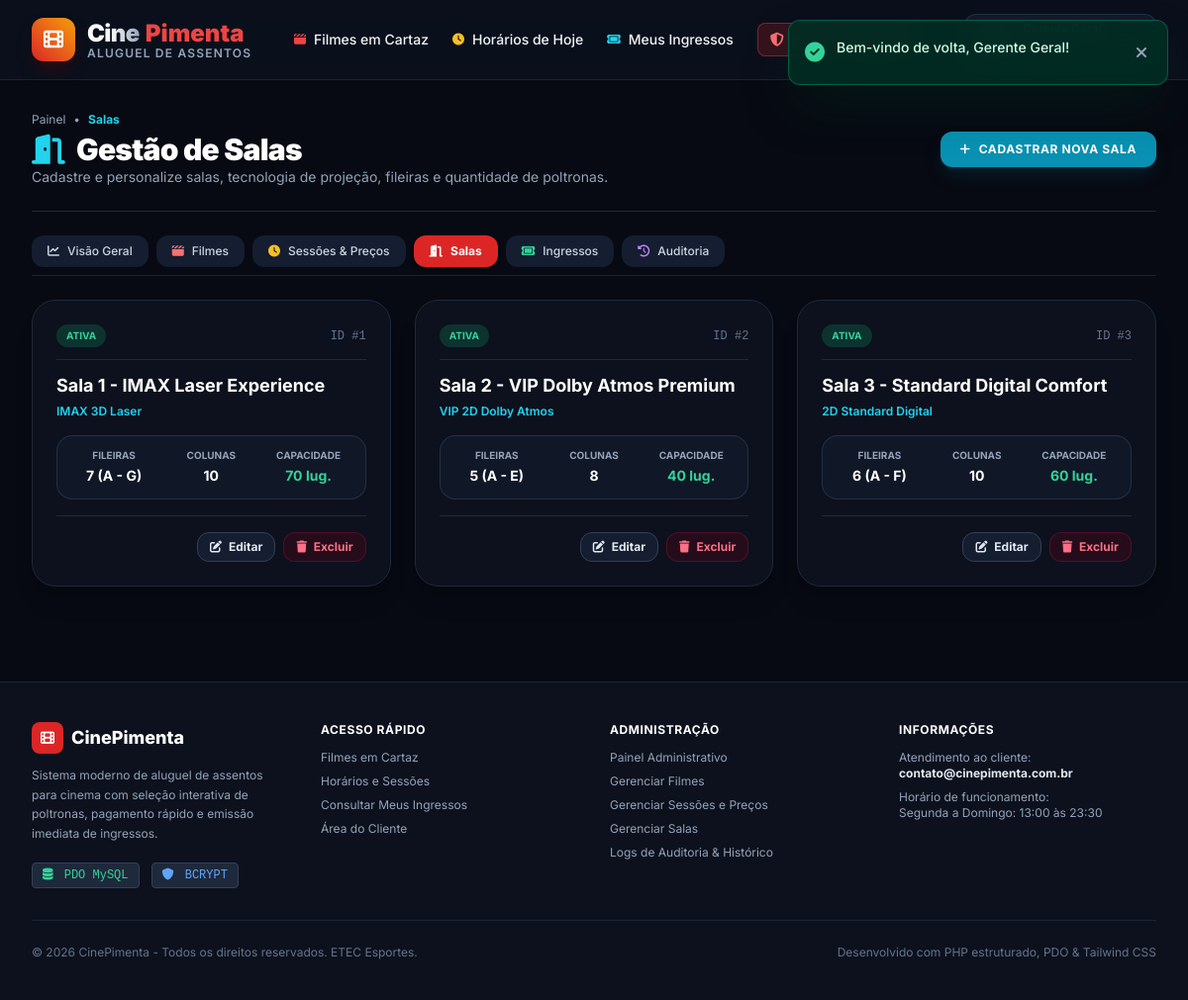
/admin/salas.php (signed in), run on the app's committed database.
### tables this page shows
CREATE TABLE IF NOT EXISTS `salas` (
  `id` INT AUTO_INCREMENT PRIMARY KEY,
  `nome` VARCHAR(100) NOT NULL,
  `tipo` VARCHAR(50) NOT NULL DEFAULT '2D Padrão',
  `fileiras` INT NOT NULL DEFAULT 6,
  `colunas` INT NOT NULL DEFAULT 10,
  `capacidade` INT NOT NULL DEFAULT 60,
  `status` ENUM('ativa', 'manutencao') NOT NULL DEFAULT 'ativa',
  `criado_em` DATETIME DEFAULT CURRENT_TIMESTAMP
);

### admin/salas.php (the view, shortened to what this page needs)
<?php
require_once __DIR__ . '/../includes/auth.php';
$salas = $pdo->query("SELECT * FROM salas ORDER BY id ASC")->fetchAll();
require_once __DIR__ . '/../includes/header.php';
?>
<div class="max-w-7xl mx-auto px-4 sm:px-6 lg:px-8 py-8 space-y-6">
    <div class="flex flex-col sm:flex-row sm:items-center justify-between gap-4 pb-6 border-b border-slate-800">
        <div>
            <div class="flex items-center gap-2 text-xs text-slate-400 mb-1">
                <a href="index.php" class="hover:text-white">Painel</a>
                <span>&bull;</span>
                <span class="text-cyan-400 font-bold">Salas</span>
            </div>
            <h1 class="text-2xl sm:text-3xl font-black text-white tracking-tight flex items-center gap-3">
                <i class="fa-solid fa-door-open text-cyan-400"></i> Gestão de Salas
            </h1>
            <p class="text-xs sm:text-sm text-slate-400">
                Cadastre e personalize salas, tecnologia de projeção, fileiras e quantidade de poltronas.
            </p>
        </div>
        <button type="button" onclick="abrirModalSala()" class="px-5 py-2.5 rounded-xl bg-cyan-600 hover:bg-cyan-700 text-white font-bold text-xs uppercase tracking-wider transition-all shadow-lg shadow-cyan-950/50 flex items-center gap-2 self-start sm:self-auto">
            <i class="fa-solid fa-plus"></i>
            <span>Cadastrar Nova Sala</span>
        </button>
    </div>
    <div class="flex items-center gap-2 overflow-x-auto pb-2 border-b border-slate-800/80">
        <a href="index.php" class="px-4 py-2 rounded-xl bg-cinema-800 hover:bg-slate-700 text-slate-300 font-medium text-xs flex items-center gap-2">
            <i class="fa-solid fa-chart-line"></i> Visão Geral
        </a>
        <a href="filmes.php" class="px-4 py-2 rounded-xl bg-cinema-800 hover:bg-slate-700 text-slate-300 font-medium text-xs flex items-center gap-2">
            <i class="fa-solid fa-clapperboard text-red-400"></i> Filmes
        </a>
        <a href="sessoes.php" class="px-4 py-2 rounded-xl bg-cinema-800 hover:bg-slate-700 text-slate-300 font-medium text-xs flex items-center gap-2">
            <i class="fa-solid fa-clock text-amber-400"></i> Sessões & Preços
        </a>
        <a href="salas.php" class="px-4 py-2 rounded-xl bg-red-600 text-white font-bold text-xs flex items-center gap-2 shadow-md">
            <i class="fa-solid fa-door-open"></i> Salas
        </a>
        <a href="ingressos.php" class="px-4 py-2 rounded-xl bg-cinema-800 hover:bg-slate-700 text-slate-300 font-medium text-xs flex items-center gap-2">
            <i class="fa-solid fa-ticket text-emerald-400"></i> Ingressos
        </a>
        <a href="logs.php" class="px-4 py-2 rounded-xl bg-cinema-800 hover:bg-slate-700 text-slate-300 font-medium text-xs flex items-center gap-2">
            <i class="fa-solid fa-clock-rotate-left text-purple-400"></i> Auditoria
        </a>
    </div>
    <div class="grid grid-cols-1 md:grid-cols-3 gap-6">
        <?php foreach ($salas as $s): ?>
            <div class="bg-cinema-900 border border-slate-800 rounded-3xl p-6 shadow-xl flex flex-col justify-between space-y-4 hover:border-slate-700 transition-all">
                <div>
                    <div class="flex items-center justify-between pb-3 mb-3 border-b border-slate-800">
                        <span class="px-2.5 py-1 rounded-full text-[10px] font-bold uppercase <?= $s['status'] === 'ativa' ? 'bg-emerald-500/20 text-emerald-400' : 'bg-rose-500/20 text-rose-400' ?>">
                            <?= htmlspecialchars($s['status']) ?>
                        </span>
                        <span class="text-xs text-slate-500 font-mono">ID #<?= $s['id'] ?></span>
                    </div>
                    <h3 class="text-lg font-bold text-white mb-1"><?= htmlspecialchars($s['nome']) ?></h3>
                    <p class="text-xs text-cyan-400 font-semibold mb-4"><?= htmlspecialchars($s['tipo']) ?></p>
                    <div class="grid grid-cols-3 gap-2 bg-cinema-800/60 p-3 rounded-2xl border border-slate-700/60 text-center">
                        <div>
                            <span class="text-[10px] uppercase text-slate-400 block font-bold">Fileiras</span>
                            <strong class="text-white text-sm"><?= $s['fileiras'] ?> (A - <?= chr(64 + (int)$s['fileiras']) ?>)</strong>
                        </div>
                        <div>
                            <span class="text-[10px] uppercase text-slate-400 block font-bold">Colunas</span>
                            <strong class="text-white text-sm"><?= $s['colunas'] ?></strong>
                        </div>
                        <div>
                            <span class="text-[10px] uppercase text-slate-400 block font-bold">Capacidade</span>
                            <strong class="text-emerald-400 text-sm"><?= $s['capacidade'] ?> lug.</strong>
                        </div>
                    </div>
                </div>
                <div class="pt-4 border-t border-slate-800 flex items-center justify-end gap-2">
                    <button type="button" onclick="editarSala(<?= htmlspecialchars(json_encode($s)) ?>)" class="px-3 py-1.5 rounded-xl bg-cinema-800 hover:bg-slate-700 text-slate-200 text-xs font-bold transition-all border border-slate-700">
                        <i class="fa-solid fa-pen-to-square mr-1"></i> Editar
                    </button>
                    <button type="button" onclick="confirmarExclusaoSala(<?= $s['id'] ?>, '<?= htmlspecialchars(addslashes($s['nome'])) ?>')" class="px-3 py-1.5 rounded-xl bg-rose-950/40 hover:bg-rose-900 border border-rose-800/40 text-rose-400 hover:text-white text-xs font-bold transition-all">
                        <i class="fa-solid fa-trash mr-1"></i> Excluir
                    </button>
                </div>
            </div>
        <?php endforeach; ?>
    </div>
</div>
<?php require_once __DIR__ . '/../includes/footer.php'; ?>

### data on the page
salas: status "ATIVA", id "1", nome "Sala 1 - IMAX Laser Experience", tipo "IMAX 3D Laser", fileiras "7", chr(64 + (int)$s['fileiras']) "G", colunas "10", capacidade "70"
salas: status "ATIVA", id "2", nome "Sala 2 - VIP Dolby Atmos Premium", tipo "VIP 2D Dolby Atmos", fileiras "5", chr(64 + (int)$s['fileiras']) "E", colunas "8", capacidade "40"
salas: status "ATIVA", id "3", nome "Sala 3 - Standard Digital Comfort", tipo "2D Standard Digital", fileiras "6", chr(64 + (int)$s['fileiras']) "F", colunas "10", capacidade "60"

### other printed values
$msg "Bem-vindo de volta, Gerente Geral!"
